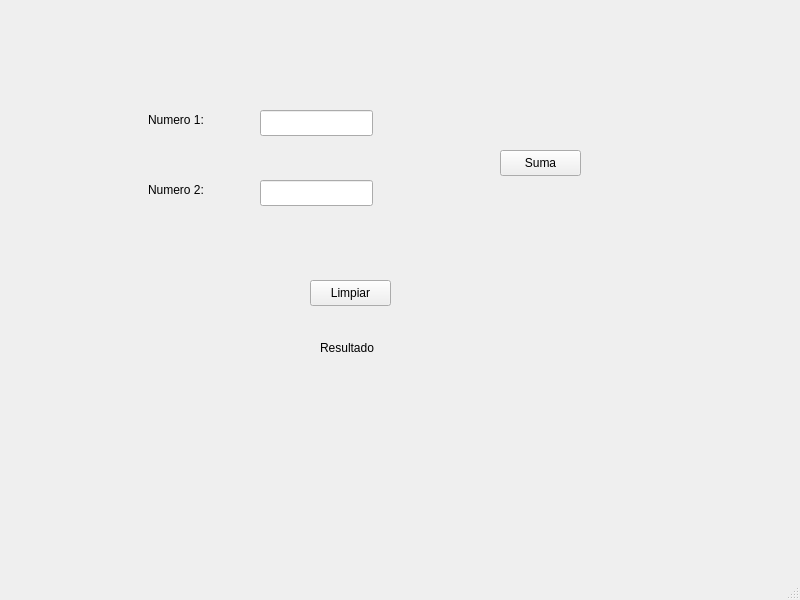
<?xml version="1.0" encoding="UTF-8"?>
<ui version="4.0">
 <class>MainWindow</class>
 <widget class="QMainWindow" name="MainWindow">
  <property name="geometry">
   <rect>
    <x>0</x>
    <y>0</y>
    <width>800</width>
    <height>600</height>
   </rect>
  </property>
  <property name="windowTitle">
   <string>MainWindow</string>
  </property>
  <widget class="QWidget" name="centralwidget">
   <widget class="QLabel" name="lblNumero1">
    <property name="geometry">
     <rect>
      <x>148</x>
      <y>110</y>
      <width>71</width>
      <height>20</height>
     </rect>
    </property>
    <property name="text">
     <string>Numero 1:</string>
    </property>
   </widget>
   <widget class="QLabel" name="lblNumero2">
    <property name="geometry">
     <rect>
      <x>148</x>
      <y>180</y>
      <width>71</width>
      <height>20</height>
     </rect>
    </property>
    <property name="text">
     <string>Numero 2:</string>
    </property>
   </widget>
   <widget class="QLineEdit" name="txtNumero1">
    <property name="geometry">
     <rect>
      <x>260</x>
      <y>110</y>
      <width>113</width>
      <height>26</height>
     </rect>
    </property>
   </widget>
   <widget class="QLineEdit" name="txtNumero2">
    <property name="geometry">
     <rect>
      <x>260</x>
      <y>180</y>
      <width>113</width>
      <height>26</height>
     </rect>
    </property>
   </widget>
   <widget class="QPushButton" name="btnSumar">
    <property name="geometry">
     <rect>
      <x>500</x>
      <y>150</y>
      <width>81</width>
      <height>26</height>
     </rect>
    </property>
    <property name="text">
     <string>Suma</string>
    </property>
   </widget>
   <widget class="QPushButton" name="btnLimpiar">
    <property name="geometry">
     <rect>
      <x>310</x>
      <y>280</y>
      <width>81</width>
      <height>26</height>
     </rect>
    </property>
    <property name="text">
     <string>Limpiar</string>
    </property>
   </widget>
   <widget class="QLabel" name="lblResultado">
    <property name="geometry">
     <rect>
      <x>320</x>
      <y>340</y>
      <width>71</width>
      <height>16</height>
     </rect>
    </property>
    <property name="text">
     <string>Resultado</string>
    </property>
   </widget>
  </widget>
  <widget class="QMenuBar" name="menubar">
   <property name="geometry">
    <rect>
     <x>0</x>
     <y>0</y>
     <width>800</width>
     <height>33</height>
    </rect>
   </property>
  </widget>
  <widget class="QStatusBar" name="statusbar"/>
 </widget>
 <resources/>
 <connections/>
</ui>
